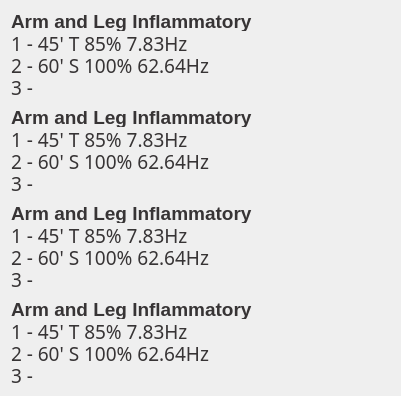
  <widget class="QWidget" name="layoutWidget">
   <property name="geometry">
    <rect>
     <x>840</x>
     <y>120</y>
     <width>401</width>
     <height>396</height>
    </rect>
   </property>
   <layout class="QVBoxLayout" name="verticalLayout_8">
    <property name="spacing">
     <number>10</number>
    </property>
    <item>
     <layout class="QVBoxLayout" name="verticalLayout_10">
      <property name="spacing">
       <number>2</number>
      </property>
      <item>
       <widget class="QLabel" name="memaDescLabel">
        <property name="sizePolicy">
         <sizepolicy hsizetype="Preferred" vsizetype="Fixed">
          <horstretch>0</horstretch>
          <verstretch>0</verstretch>
         </sizepolicy>
        </property>
        <property name="minimumSize">
         <size>
          <width>0</width>
          <height>20</height>
         </size>
        </property>
        <property name="font">
         <font>
          <family>Liberation Sans</family>
          <pointsize>14</pointsize>
          <weight>75</weight>
          <bold>true</bold>
         </font>
        </property>
        <property name="styleSheet">
         <string notr="true">color: rgb(55, 52, 53);</string>
        </property>
        <property name="text">
         <string>Arm and Leg Inflammatory</string>
        </property>
       </widget>
      </item>
      <item>
       <widget class="QLabel" name="memaOneLabel">
        <property name="sizePolicy">
         <sizepolicy hsizetype="Preferred" vsizetype="Fixed">
          <horstretch>0</horstretch>
          <verstretch>0</verstretch>
         </sizepolicy>
        </property>
        <property name="minimumSize">
         <size>
          <width>0</width>
          <height>20</height>
         </size>
        </property>
        <property name="font">
         <font>
          <family>Sans Serif</family>
          <pointsize>14</pointsize>
          <weight>50</weight>
          <bold>false</bold>
         </font>
        </property>
        <property name="styleSheet">
         <string notr="true">color: rgb(55, 52, 53);</string>
        </property>
        <property name="text">
         <string>1 - 45' T 85% 7.83Hz</string>
        </property>
       </widget>
      </item>
      <item>
       <widget class="QLabel" name="memaTwoLabel">
        <property name="sizePolicy">
         <sizepolicy hsizetype="Preferred" vsizetype="Fixed">
          <horstretch>0</horstretch>
          <verstretch>0</verstretch>
         </sizepolicy>
        </property>
        <property name="minimumSize">
         <size>
          <width>0</width>
          <height>20</height>
         </size>
        </property>
        <property name="font">
         <font>
          <family>Sans Serif</family>
          <pointsize>14</pointsize>
          <weight>50</weight>
          <bold>false</bold>
         </font>
        </property>
        <property name="styleSheet">
         <string notr="true">color: rgb(55, 52, 53);</string>
        </property>
        <property name="text">
         <string>2 - 60' S 100% 62.64Hz</string>
        </property>
       </widget>
      </item>
      <item>
       <widget class="QLabel" name="memaThreeLabel">
        <property name="sizePolicy">
         <sizepolicy hsizetype="Preferred" vsizetype="Fixed">
          <horstretch>0</horstretch>
          <verstretch>0</verstretch>
         </sizepolicy>
        </property>
        <property name="minimumSize">
         <size>
          <width>0</width>
          <height>10</height>
         </size>
        </property>
        <property name="font">
         <font>
          <family>Sans Serif</family>
          <pointsize>14</pointsize>
          <weight>50</weight>
          <bold>false</bold>
         </font>
        </property>
        <property name="styleSheet">
         <string notr="true">color: rgb(55, 52, 53);</string>
        </property>
        <property name="text">
         <string>3 -</string>
        </property>
       </widget>
      </item>
     </layout>
    </item>
    <item>
     <layout class="QVBoxLayout" name="verticalLayout_11">
      <property name="spacing">
       <number>2</number>
      </property>
      <item>
       <widget class="QLabel" name="membDescLabel">
        <property name="sizePolicy">
         <sizepolicy hsizetype="Preferred" vsizetype="Fixed">
          <horstretch>0</horstretch>
          <verstretch>0</verstretch>
         </sizepolicy>
        </property>
        <property name="minimumSize">
         <size>
          <width>0</width>
          <height>20</height>
         </size>
        </property>
        <property name="font">
         <font>
          <family>Liberation Sans</family>
          <pointsize>14</pointsize>
          <weight>75</weight>
          <bold>true</bold>
         </font>
        </property>
        <property name="styleSheet">
         <string notr="true">color: rgb(55, 52, 53);</string>
        </property>
        <property name="text">
         <string>Arm and Leg Inflammatory</string>
        </property>
       </widget>
      </item>
      <item>
       <widget class="QLabel" name="membOneLabel">
        <property name="sizePolicy">
         <sizepolicy hsizetype="Preferred" vsizetype="Fixed">
          <horstretch>0</horstretch>
          <verstretch>0</verstretch>
         </sizepolicy>
        </property>
        <property name="minimumSize">
         <size>
          <width>0</width>
          <height>20</height>
         </size>
        </property>
        <property name="font">
         <font>
          <family>Sans Serif</family>
          <pointsize>14</pointsize>
          <weight>50</weight>
          <bold>false</bold>
         </font>
        </property>
        <property name="styleSheet">
         <string notr="true">color: rgb(55, 52, 53);</string>
        </property>
        <property name="text">
         <string>1 - 45' T 85% 7.83Hz</string>
        </property>
       </widget>
      </item>
      <item>
       <widget class="QLabel" name="membTwoLabel">
        <property name="sizePolicy">
         <sizepolicy hsizetype="Preferred" vsizetype="Fixed">
          <horstretch>0</horstretch>
          <verstretch>0</verstretch>
         </sizepolicy>
        </property>
        <property name="minimumSize">
         <size>
          <width>0</width>
          <height>20</height>
         </size>
        </property>
        <property name="font">
         <font>
          <family>Sans Serif</family>
          <pointsize>14</pointsize>
          <weight>50</weight>
          <bold>false</bold>
         </font>
        </property>
        <property name="styleSheet">
         <string notr="true">color: rgb(55, 52, 53);</string>
        </property>
        <property name="text">
         <string>2 - 60' S 100% 62.64Hz</string>
        </property>
       </widget>
      </item>
      <item>
       <widget class="QLabel" name="membThreeLabel">
        <property name="sizePolicy">
         <sizepolicy hsizetype="Preferred" vsizetype="Fixed">
          <horstretch>0</horstretch>
          <verstretch>0</verstretch>
         </sizepolicy>
        </property>
        <property name="minimumSize">
         <size>
          <width>0</width>
          <height>10</height>
         </size>
        </property>
        <property name="font">
         <font>
          <family>Sans Serif</family>
          <pointsize>14</pointsize>
          <weight>50</weight>
          <bold>false</bold>
         </font>
        </property>
        <property name="styleSheet">
         <string notr="true">color: rgb(55, 52, 53);</string>
        </property>
        <property name="text">
         <string>3 -</string>
        </property>
       </widget>
      </item>
     </layout>
    </item>
    <item>
     <layout class="QVBoxLayout" name="verticalLayout_13">
      <property name="spacing">
       <number>2</number>
      </property>
      <item>
       <widget class="QLabel" name="memcDescLabel">
        <property name="sizePolicy">
         <sizepolicy hsizetype="Preferred" vsizetype="Fixed">
          <horstretch>0</horstretch>
          <verstretch>0</verstretch>
         </sizepolicy>
        </property>
        <property name="minimumSize">
         <size>
          <width>0</width>
          <height>20</height>
         </size>
        </property>
        <property name="font">
         <font>
          <family>Liberation Sans</family>
          <pointsize>14</pointsize>
          <weight>75</weight>
          <bold>true</bold>
         </font>
        </property>
        <property name="styleSheet">
         <string notr="true">color: rgb(55, 52, 53);</string>
        </property>
        <property name="text">
         <string>Arm and Leg Inflammatory</string>
        </property>
       </widget>
      </item>
      <item>
       <widget class="QLabel" name="memcOneLabel">
        <property name="sizePolicy">
         <sizepolicy hsizetype="Preferred" vsizetype="Fixed">
          <horstretch>0</horstretch>
          <verstretch>0</verstretch>
         </sizepolicy>
        </property>
        <property name="minimumSize">
         <size>
          <width>0</width>
          <height>20</height>
         </size>
        </property>
        <property name="font">
         <font>
          <family>Sans Serif</family>
          <pointsize>14</pointsize>
          <weight>50</weight>
          <bold>false</bold>
         </font>
        </property>
        <property name="styleSheet">
         <string notr="true">color: rgb(55, 52, 53);</string>
        </property>
        <property name="text">
         <string>1 - 45' T 85% 7.83Hz</string>
        </property>
       </widget>
      </item>
      <item>
       <widget class="QLabel" name="memcTwoLabel">
        <property name="sizePolicy">
         <sizepolicy hsizetype="Preferred" vsizetype="Fixed">
          <horstretch>0</horstretch>
          <verstretch>0</verstretch>
         </sizepolicy>
        </property>
        <property name="minimumSize">
         <size>
          <width>0</width>
          <height>20</height>
         </size>
        </property>
        <property name="font">
         <font>
          <family>Sans Serif</family>
          <pointsize>14</pointsize>
          <weight>50</weight>
          <bold>false</bold>
         </font>
        </property>
        <property name="styleSheet">
         <string notr="true">color: rgb(55, 52, 53);</string>
        </property>
        <property name="text">
         <string>2 - 60' S 100% 62.64Hz</string>
        </property>
       </widget>
      </item>
      <item>
       <widget class="QLabel" name="memcThreeLabel">
        <property name="sizePolicy">
         <sizepolicy hsizetype="Preferred" vsizetype="Fixed">
          <horstretch>0</horstretch>
          <verstretch>0</verstretch>
         </sizepolicy>
        </property>
        <property name="minimumSize">
         <size>
          <width>0</width>
          <height>10</height>
         </size>
        </property>
        <property name="font">
         <font>
          <family>Sans Serif</family>
          <pointsize>14</pointsize>
          <weight>50</weight>
          <bold>false</bold>
         </font>
        </property>
        <property name="styleSheet">
         <string notr="true">color: rgb(55, 52, 53);</string>
        </property>
        <property name="text">
         <string>3 -</string>
        </property>
       </widget>
      </item>
     </layout>
    </item>
    <item>
     <layout class="QVBoxLayout" name="verticalLayout_12">
      <property name="spacing">
       <number>2</number>
      </property>
      <item>
       <widget class="QLabel" name="memdDescLabel">
        <property name="sizePolicy">
         <sizepolicy hsizetype="Preferred" vsizetype="Fixed">
          <horstretch>0</horstretch>
          <verstretch>0</verstretch>
         </sizepolicy>
        </property>
        <property name="minimumSize">
         <size>
          <width>0</width>
          <height>20</height>
         </size>
        </property>
        <property name="font">
         <font>
          <family>Liberation Sans</family>
          <pointsize>14</pointsize>
          <weight>75</weight>
          <bold>true</bold>
         </font>
        </property>
        <property name="styleSheet">
         <string notr="true">color: rgb(55, 52, 53);</string>
        </property>
        <property name="text">
         <string>Arm and Leg Inflammatory</string>
        </property>
       </widget>
      </item>
      <item>
       <widget class="QLabel" name="memdOneLabel">
        <property name="sizePolicy">
         <sizepolicy hsizetype="Preferred" vsizetype="Fixed">
          <horstretch>0</horstretch>
          <verstretch>0</verstretch>
         </sizepolicy>
        </property>
        <property name="minimumSize">
         <size>
          <width>0</width>
          <height>20</height>
         </size>
        </property>
        <property name="font">
         <font>
          <family>Sans Serif</family>
          <pointsize>14</pointsize>
          <weight>50</weight>
          <bold>false</bold>
         </font>
        </property>
        <property name="styleSheet">
         <string notr="true">color: rgb(55, 52, 53);</string>
        </property>
        <property name="text">
         <string>1 - 45' T 85% 7.83Hz</string>
        </property>
       </widget>
      </item>
      <item>
       <widget class="QLabel" name="memdTwoLabel">
        <property name="sizePolicy">
         <sizepolicy hsizetype="Preferred" vsizetype="Fixed">
          <horstretch>0</horstretch>
          <verstretch>0</verstretch>
         </sizepolicy>
        </property>
        <property name="minimumSize">
         <size>
          <width>0</width>
          <height>20</height>
         </size>
        </property>
        <property name="font">
         <font>
          <family>Sans Serif</family>
          <pointsize>14</pointsize>
          <weight>50</weight>
          <bold>false</bold>
         </font>
        </property>
        <property name="styleSheet">
         <string notr="true">color: rgb(55, 52, 53);</string>
        </property>
        <property name="text">
         <string>2 - 60' S 100% 62.64Hz</string>
        </property>
       </widget>
      </item>
      <item>
       <widget class="QLabel" name="memdThreeLabel">
        <property name="sizePolicy">
         <sizepolicy hsizetype="Preferred" vsizetype="Fixed">
          <horstretch>0</horstretch>
          <verstretch>0</verstretch>
         </sizepolicy>
        </property>
        <property name="minimumSize">
         <size>
          <width>0</width>
          <height>10</height>
         </size>
        </property>
        <property name="font">
         <font>
          <family>Sans Serif</family>
          <pointsize>14</pointsize>
          <weight>50</weight>
          <bold>false</bold>
         </font>
        </property>
        <property name="styleSheet">
         <string notr="true">color: rgb(55, 52, 53);</string>
        </property>
        <property name="text">
         <string>3 -</string>
        </property>
       </widget>
      </item>
     </layout>
    </item>
   </layout>
  </widget>
